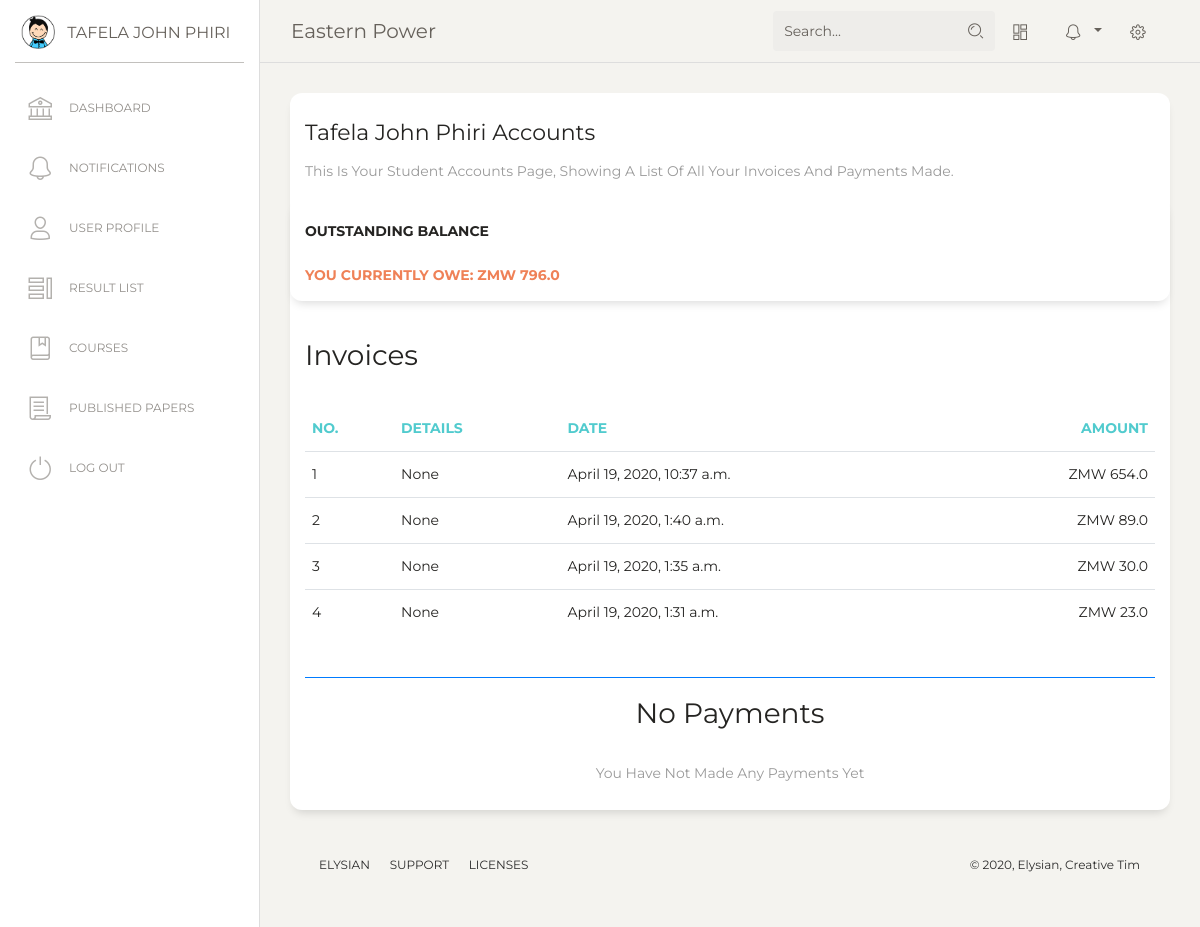
Page /headway/accounts/ (signed in) on the committed database.
### headway/models.py (models this page shows, shortened)
class User(AbstractUser):
    username_validator = UnicodeUsernameValidator()
    username = models.CharField(
        _('username'),
        max_length=150,
        unique=True,
        help_text=_('Enter a Student ID for student Accounts or Email for lecturer Accounts.'),
        validators=[username_validator],
        error_messages={
            'unique': _("A user with that username already exists."),
        },
    )
    email = models.EmailField(_('email address'), blank=True, unique=True)
    middle_name = models.CharField(max_length=50, blank=True, null=True)
    is_student = models.BooleanField(default=True)
    is_lecturer = models.BooleanField(default=False)
    is_admin = models.BooleanField(default=False)
    institution = models.ForeignKey(Institution, on_delete=models.CASCADE, null=True)
    USERNAME_FIELD = 'username'
    REQUIRED_FIELDS = ['email']
    def get_full_name(self):
        if self.middle_name:
            full_name = '%s %s %s' % (self.first_name, self.middle_name, self.last_name)
        else:
            full_name = '%s %s' % (self.first_name, self.last_name)
        return full_name
    def __str__(self):
        return self.get_full_name()

class Institution(models.Model):
    name = models.CharField(max_length=100, help_text='Enter Institution Name')
    active_subscription = models.BooleanField(default=True)
    subscription_type = models.CharField(max_length=1)  # add choices
    subscription_start = models.DateField(auto_created=True, auto_now_add=True)
    subscription_end = models.DateField()
    short_name = models.CharField(max_length=10, default='INSTITUTE', help_text='Enter A Short Abbreviation Of'
                                                                                'Your Institutes Name '
                                                                                '(10 Characters Max.)')

### administrator/models.py (models this page shows, shortened)
class Invoice(models.Model):
    institution = models.ForeignKey(Institution, on_delete=models.CASCADE)
    description = models.CharField(max_length=250, null=True)
    total_amount = models.FloatField(null=True, blank=True)
    student = models.ForeignKey(Student, on_delete=models.CASCADE, null=True, blank=True)
    prepared_by = models.ForeignKey(User, on_delete=models.CASCADE)
    date = models.DateTimeField(auto_created=True, auto_now_add=True)

### headway/views.py (the view)
# urls.py: path('accounts/', views.Accounts.as_view(), name='accounts'),
class Accounts(TemplateView):
    template_name = 'headway/accounting.html'
    def get(self, request, *args, **kwargs):
        invoices = Invoice.objects.filter(Q(institution=self.request.user.institution) &
                                          Q(student=self.request.user.student)).order_by('-date')
        payments = Payments.objects.filter(Q(institution=self.request.user.institution) &
                                           Q(student=self.request.user.student)).order_by('-date')
        invoices_total = 0
        payments_total = 0
        for invoice in invoices:
            invoices_total += invoice.total_amount
            print(invoices_total)
        for payment in payments:
            payments_total +=payment.amount
            print(payments_total)
        outstanding = invoices_total - payments_total
        context = {
            'invoices': invoices,
            'outstanding': outstanding,
            'payments': payments,}
        return render(request, self.template_name, context)

### templates/headway/accounting.html (shortened to what this page needs)
{% extends 'headway/base.html' %}
{% block content %}
        <div class="row">
          <div class="col-md-12">
            <div class="card ">
              <div class="card-header ">
                <h5 class="card-title">{{ request.user|capfirst }} Accounts </h5>
                <p class="card-category">This Is Your Student Accounts Page, Showing A List Of All Your Invoices
                    and Payments Made.</p>
              </div>
            <div class="row">
          <div class="col-md-12">
            <div class="card ">
              <div class="card-header ">
                <h6 class="card-title">Outstanding Balance </h6>
              </div>
              <div class="card-body ">
                  <h6 class="text-danger">You Currently Owe: ZMW {{ outstanding }}</h6>
              </div>
            </div>
          </div>
            </div>
              <div class="card-body ">
              {% if invoices %}
                    <div class="table-responsive">
                          <table class="table">
                          <h3>Invoices</h3>
                            <thead class=" text-primary">
                              <th> No. </th>
                              <th> Details </th>
                              <th> Date </th>
                              <th class="text-right"> Amount </th>
                            </thead>
                            <tbody>
                            {% for invoice in invoices %}
                                <tr>
                                <td>
                                  {{ forloop.counter }}
                                </td>
                                <td>
                                  {{ invoice.description }}
                                </td>
                                <td>
                                  {{ invoice.date }}
                                </td>
                                <td class="text-right">
                                  ZMW {{ invoice.total_amount }}
                                </td>
                              </tr>
                            {% endfor %}
                            </tbody>
                          </table>
                        </div>
              {% else %}
                  <div class="text-center">
                      <h3>No Invoices</h3>
                      <p class="card-category">No Invoices Have Been Created For You Yet</p>
                  </div>
              {% endif %}
            {% if payments %}
              <div class="table-responsive">
                 <table class="table">
                 <h3>Payments</h3>
                   <thead class=" text-primary">
                     <th> No. </th>
                     <th> Details </th>
                     <th> Date </th>
                     <th class="text-right"> Amount </th>
                   </thead>
                   <tbody>
                   {% for payment in payments %}
                       <tr>
                       <td>
                         {{ forloop.counter }}
                       </td>
                       <td>
                         {{ payment.description }}
                       </td>
                       <td>
                         {{ payment.date }}
                       </td>
                       <td class="text-right">
                         ZMW {{ payment.amount }}
                       </td>
                     </tr>
                   {% endfor %}
                   </tbody>
                 </table>
              </div>
            {% else %}
                <div class="text-center">
                <hr class="btn-primary">
                <h3>No Payments</h3>
                <p class="card-category">You Have Not Made Any Payments Yet</p>
                </div>
            {% endif %}
            </div>
          </div>
        </div>
{% endblock content %}

### templates/headway/base.html (shortened to what this page needs)
{% load static %}
<!DOCTYPE html>
<html lang="en">
<head>
  <link href="https://maxcdn.bootstrapcdn.com/font-awesome/latest/css/font-awesome.min.css" rel="stylesheet">
  <link href="{% static 'assets/css/bootstrap.min.css' %}" rel="stylesheet" />
  <link href="{% static 'assets/css/paper-dashboard.css' %}" rel="stylesheet" />
</head>
<body class="">
  <div class="wrapper ">
    <div class="sidebar" data-color="white" data-active-color="danger">
      <div class="logo">
        <a href="#" class="simple-text logo-mini">
          <div class="logo-image-small">
            <img src="{% static 'assets/img/logo-small.png' %}">
          </div>
        </a>
        <a href="#" class="simple-text logo-normal">
          {{ request.user}}
        </a>
      </div>
    <!-- loading urls for purpose of showing active tubs
    {% url 'headway:student_home' as student_home %} {% url 'headway:lecturer_home' as lecturer_home %}
        {% url 'headway:result_list' as results %} {% url 'login' as login %} {% url 'headway:icons' as icons %}
    {% url 'headway:notifications' as notifications %} {% url 'headway:user' as user %}
        {% url 'headway:papers' as papers %}  {% url 'headway:courses' as courses_dir %}
    {% url 'headway:student_accounts' as accounts_dir %}-->
      <div class="sidebar-wrapper">
        <ul class="nav">
          <li{% if request.path == student_home %} class="active" {% endif%} >
              {% if request.user.is_lecturer %}
                   <a href="{% url 'headway:lecturer_home' %}">
              {% else %}
                  <a href="{% url 'headway:student_home' %}">
              {% endif %}
              <i class="nc-icon nc-bank"></i>
              <p>Dashboard</p>
            </a>
          </li>
          <li {% if request.path == notifications %} class="active"{% endif %}>
            <a href="{% url 'headway:notifications' %}">
              <i class="nc-icon nc-bell-55"></i>
              <p>Notifications</p>
            </a>
          </li>
          <li {% if request.path == user %} class="active"{% endif %}>
            <a href="{% url 'headway:user' %}">
              <i class="nc-icon nc-single-02"></i>
              <p>User Profile</p>
            </a>
          </li>
          <li {% if request.path == results %}class="active"{% endif %}>
            <a href="{% url 'headway:result_list' %}">
              <i class="nc-icon nc-tile-56"></i>
              <p>Result List</p>
            </a>
          </li>
        <li {% if request.path == courses_dir %}class="active"{% endif %}>
            <a href="{% url 'headway:courses' %}">
              <i class="nc-icon nc-book-bookmark"></i>
              <p>Courses</p>
            </a>
          </li>
          <li {% if request.path == papers %}class="active"{% endif %}>
            <a href="{% url 'headway:papers' %}">
              <i class="nc-icon nc-paper"></i>
              <p>Published Papers</p>
            </a>
          </li>
          <li class="active-pro">
            <a href="{% url 'logout' %}">
              <i class="nc-icon nc-button-power"></i>
              <p>Log Out</p>
            </a>
          </li>
        </ul>
      </div>
    </div>
    <div class="main-panel">
      <nav class="navbar navbar-expand-lg navbar-absolute fixed-top navbar-transparent">
        <div class="container-fluid">
          <div class="navbar-wrapper">
            <a class="navbar-brand" href="#">{{ request.user.institution.name }}</a>
          </div>
          <div class="collapse navbar-collapse justify-content-end" id="navigation">
            <form method="get" action="{% url 'headway:search' %}">
              <div class="input-group no-border">
                <input type="text" value="{{ request.GET.q }}" class="form-control" placeholder="Search..." name="q">
                <div class="input-group-append">
                  <div class="input-group-text">
                    <i class="nc-icon nc-zoom-split"></i>
                  </div>
                </div>
              </div>
            </form>
            <ul class="navbar-nav">
              <li class="nav-item">
                <a class="nav-link btn-magnify" href="#">
                  <i class="nc-icon nc-layout-11"></i>
                </a>
              </li>
              <li class="nav-item btn-rotate dropdown">
                <a class="nav-link dropdown-toggle" href="http://example.com" id="navbarDropdownMenuLink" data-toggle="dropdown" aria-haspopup="true" aria-expanded="false">
                  <i class="nc-icon nc-bell-55"></i>
                </a>
              </li>
              <li class="nav-item">
                <a class="nav-link btn-rotate" href="#">
                  <i class="nc-icon nc-settings-gear-65"></i>
                </a>
              </li>
            </ul>
          </div>
        </div>
      </nav>
      <div class="content">
          {% block content %}
          {% endblock %}
      </div>
      <footer class="footer footer-black  footer-white ">
        <div class="container-fluid">
          <div class="row">
            <nav class="footer-nav">
              <ul>
                <li>
                  <a href="#" target="_blank">Elysian</a>
                </li>
                <li>
                  <a href="#" target="_blank">Support</a>
                </li>
                <li>
                  <a href="#" target="_blank">Licenses</a>
                </li>
              </ul>
            </nav>
            <div class="credits ml-auto">
              <span class="copyright">
                ©
                , Elysian, Creative Tim
              </span>
            </div>
          </div>
        </div>
      </footer>
    </div>
  </div>
</body>
</html>

### rows in the picture
User: user "TAFELA JOHN PHIRI", user.institution.name "Eastern Power", user "Tafela John Phiri"
Invoice: description "None", date "April 19, 2020, 10:37 a.m.", total_amount "654.0"
Invoice: description "None", date "April 19, 2020, 1:40 a.m.", total_amount "89.0"
Invoice: description "None", date "April 19, 2020, 1:35 a.m.", total_amount "30.0"
Invoice: description "None", date "April 19, 2020, 1:31 a.m.", total_amount "23.0"

### other values in the picture
{{ outstanding }} "796.0"
